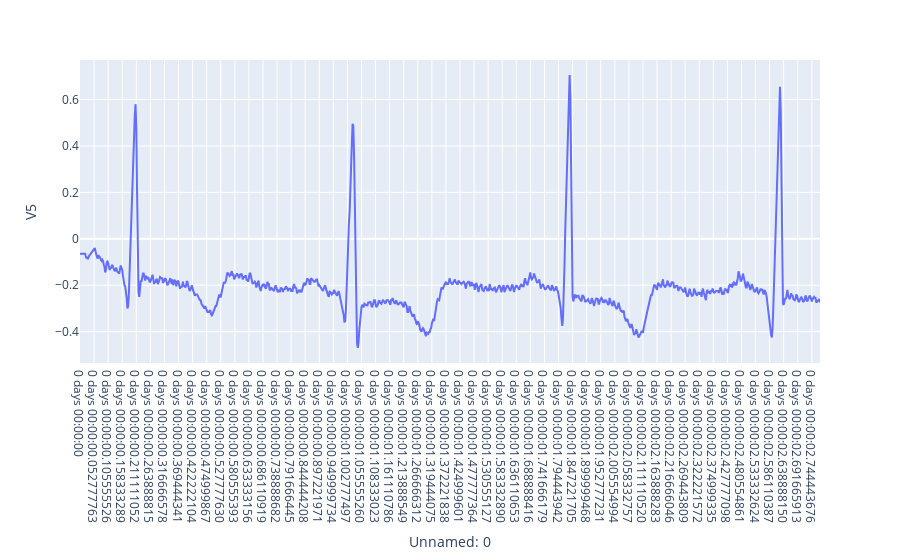

Source (notebook cell):
### Code cell
px.line(df, x='Unnamed: 0', y='V5')

### Figure 1 — Plotly figure (JSON) as saved in the notebook; plotly's stock layout.template omitted (floating-point values rounded to 4 significant figures; data arrays with more than 128 entries replaced by an {"elided": "..."} marker saying what was removed)
{"data": [{"hovertemplate": "Unnamed: 0=%{x}<br>V5=%{y}<extra></extra>", "legendgroup": "", "line": {"color": "#636efa", "dash": "solid"}, "marker": {"symbol": "circle"}, "mode": "lines", "name": "", "orientation": "v", "showlegend": false, "type": "scatter", "x": {"elided": "1000 str values"}, "xaxis": "x", "y": {"elided": "1000 float values"}, "yaxis": "y"}], "layout": {"legend": {"tracegroupgap": 0}, "margin": {"t": 60}, "xaxis": {"anchor": "y", "domain": [0, 1], "title": {"text": "Unnamed: 0"}}, "yaxis": {"anchor": "x", "domain": [0, 1], "title": {"text": "V5"}}}}
